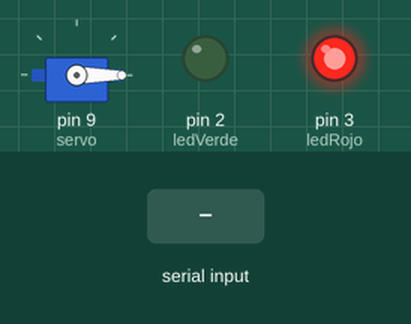
This sketch was run on a simulated Arduino Uno, built with avr-gcc and run on an emulated ATmega328P. On the bench: servo, output pins drawn as LEDs (lit = HIGH). The test bench sets the inputs (shaded band).

Above: at 1.2 s.
1.3 s: "P" received over Serial
At 2.3 s:
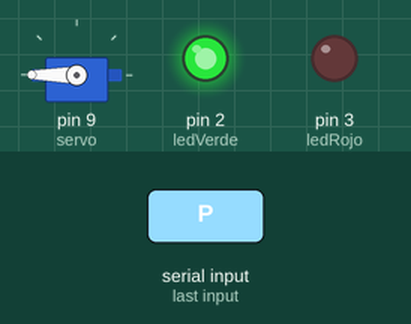
Timing chart, 0 to 7.8 s (numbered marks = the images above; inputs shaded):
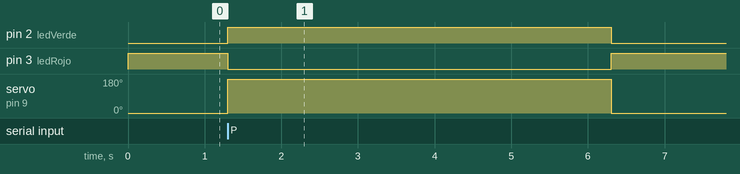

The sketch:

arduino.ino
```cpp
#include <Servo.h>

int option = 0;
int ledRojo = 3;
int ledVerde = 2;

Servo servo;

void setup()
{
  Serial.begin(9600);
  servo.attach(9);
  pinMode(ledRojo,OUTPUT);
  pinMode(ledVerde,OUTPUT);
  digitalWrite(ledRojo,HIGH);
  digitalWrite(ledVerde,LOW);
  servo.write(0);
}

void loop()
{
  if (Serial.available() > 0) {
    option = Serial.read();
    if(option == 'P'){
      servo.write(180);
        digitalWrite(ledRojo,LOW);
        digitalWrite(ledVerde,HIGH);
        delay(5000);
        servo.write(0);
        digitalWrite(ledRojo,HIGH);
        digitalWrite(ledVerde,LOW);
    }

  }

}
```

Measured:
- after the input at 1.3 s, pin 2 (ledVerde): LOW → HIGH at once, → LOW 5.0 s later; pin 3 (ledRojo): HIGH → LOW at once, → HIGH 5.0 s later; servo on pin 9 (servo): 0° → 180° at once, → 0° 5.0 s later
